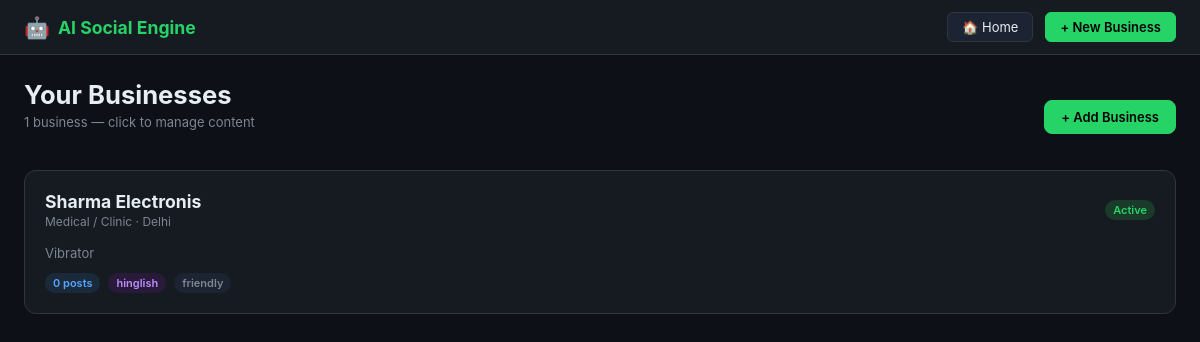
The page / on the database its author committed.
### app/models.py (models this page shows)
class Business(db.Model):
    __tablename__ = "businesses"
    id              = db.Column(db.Integer, primary_key=True)
    name            = db.Column(db.String(120), nullable=False)
    category        = db.Column(db.String(80),  nullable=False)
    location        = db.Column(db.String(120), nullable=False)
    description     = db.Column(db.Text, nullable=False)
    tone            = db.Column(db.String(30),  default="friendly")
    language        = db.Column(db.String(20),  default="hinglish")
    usp             = db.Column(db.Text, nullable=True)
    target_audience = db.Column(db.String(200), nullable=True)
    created_at      = db.Column(db.DateTime(timezone=True), default=utcnow)
    posts           = db.relationship("Post", back_populates="business",
                                      cascade="all, delete-orphan", lazy="dynamic")

### app/routes.py (the view)
@bp.route("/")
def index():
    businesses = Business.query.order_by(Business.created_at.desc()).all()
    return render_template("index.html", businesses=businesses)

### app/templates/index.html (shortened to what this page needs)
{% extends "base.html" %}
{% block content %}
{% if not businesses %}
<div style="text-align:center;padding:80px 20px">
  <div style="font-size:4rem;margin-bottom:16px">🚀</div>
  <h1 style="font-size:2rem;margin-bottom:8px">AI Social Media Engine</h1>
  <p class="text-muted" style="font-size:1rem;margin-bottom:32px">
    Generate a full month of Instagram, WhatsApp &amp; Facebook posts in 30 seconds.<br>
    Built for Indian businesses — in Hinglish, Hindi or English.
  </p>
  <a href="/business/new" class="btn btn-primary btn-lg">➕ Add Your First Business</a>
</div>
{% else %}
<div class="flex-between mb-16">
  <div>
    <div class="page-title">Your Businesses</div>
    <div class="page-sub">{{ businesses|length }} business{{ 'es' if businesses|length != 1 else '' }} — click to manage content</div>
  </div>
  <a href="/business/new" class="btn btn-primary">+ Add Business</a>
</div>
<div class="grid grid-2">
{% for biz in businesses %}
<a href="/business/{{ biz.id }}" style="text-decoration:none">
<div class="card" style="cursor:pointer;transition:border-color .2s" onmouseover="this.style.borderColor='#25d366'" onmouseout="this.style.borderColor='#30363d'">
  <div class="flex-between mb-16">
    <div>
      <div style="font-size:1.1rem;font-weight:700;color:var(--text)">{{ biz.name }}</div>
      <div class="text-muted" style="font-size:12px;margin-top:2px">{{ biz.category }} · {{ biz.location }}</div>
    </div>
    <span class="badge badge-green">Active</span>
  </div>
  <div class="text-muted" style="font-size:13px;margin-bottom:12px">{{ biz.description[:100] }}{% if biz.description|length > 100 %}…{% endif %}</div>
  <div class="flex gap-8">
    <span class="badge badge-blue">{{ biz.posts.count() }} posts</span>
    <span class="badge badge-{{ 'purple' if biz.language == 'hinglish' else 'orange' }}">{{ biz.language }}</span>
    <span class="badge badge-gray">{{ biz.tone }}</span>
  </div>
</div>
</a>
{% endfor %}
</div>
{% endif %}
{% endblock %}

### app/templates/base.html (style rules this page uses)
:root { --bg:#0d1117;--card:#161b22;--card2:#1c2333;--border:#30363d;--green:#25d366;--green2:#1aab52;--blue:#58a6ff;--purple:#bc8cff;--orange:#f78166;--text:#e6edf3;--muted:#7d8590;--red:#f85149 }
* { box-sizing:border-box;margin:0;padding:0 }
body { font-family:-apple-system,BlinkMacSystemFont,'Segoe UI',sans-serif;background:var(--bg);color:var(--text);min-height:100vh;font-size:14px }
a { color:var(--blue);text-decoration:none }
.page-title { font-size:1.6rem;font-weight:700;margin-bottom:4px }
.page-sub { color:var(--muted);margin-bottom:24px;font-size:13px }
.card { background:var(--card);border:1px solid var(--border);border-radius:12px;padding:20px }
.grid { display:grid;gap:16px }
.grid-2 { grid-template-columns:repeat(auto-fit,minmax(280px,1fr)) }
.btn { padding:8px 16px;border-radius:8px;font-size:13px;font-weight:600;border:1px solid transparent;cursor:pointer;display:inline-flex;align-items:center;gap:6px;transition:all .15s;font-family:inherit }
.btn-primary { background:var(--green);color:#000;border-color:var(--green) }
.badge { display:inline-block;padding:3px 8px;border-radius:20px;font-size:11px;font-weight:600 }
.badge-green { background:#1a3a2a;color:var(--green) }
.badge-blue { background:#1a2a3a;color:var(--blue) }
.badge-purple { background:#2a1a3a;color:var(--purple) }
.badge-gray { background:var(--card2);color:var(--muted) }
.text-muted { color:var(--muted) }
.flex { display:flex;align-items:center }
.flex-between { display:flex;align-items:center;justify-content:space-between }
.gap-8 { gap:8px }
.mb-16 { margin-bottom:16px }

### rows shown on the page
Business: name "Sharma Electronis", category "Medical / Clinic", location "Delhi", description "Vibrator", posts.count "0", language "hinglish", tone "friendly"

### other values the page prints
{{ businesses|length }} "1"
